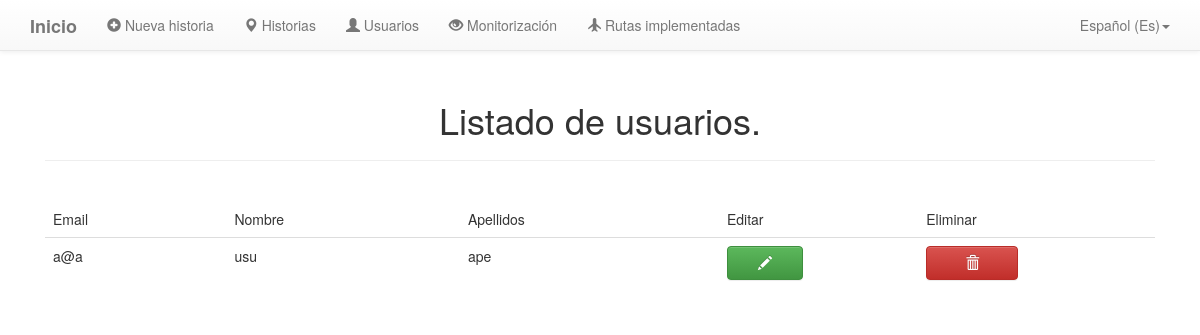
The page /usuarios on the database as committed earlier.
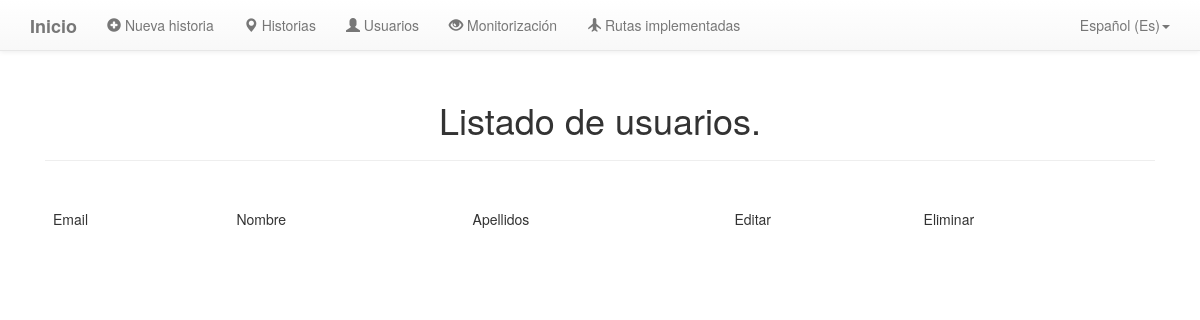
The same page on the database as committed later.
### tables this page shows
CREATE TABLE usuario (email TEXT PRIMARY KEY, nombre TEXT, apellidos TEXT, password TEXT, imagen BLOB);

### src/server/app.py (the view)
@app.route('/usuarios', methods=['GET'])
def get_gestionar_usuarios():
    con = sql.connect("database.db")
    con.row_factory = sql.Row
    cur = con.cursor()
    cur.execute("SELECT email, nombre, apellidos FROM usuario")
    rows = cur.fetchall();
    return render_template('gestionar_usuarios.html',rows = rows)

### src/server/templates/gestionar_usuarios.html (shortened to what this page needs)
{% extends 'base.html' %}
{% block content %}
<div class="container">
   <div class="col-md-12">
      <br><br><br><br>
      <h1 class="titulo">Listado de usuarios.</h1>
      <hr>
      <div class="tab-content">
         <br>
         <div id="see-users-tab" class="tab-pane fade in active">
            <table class="table table-hover" id="table-users">
               <thead>
                  <td>Email</td>
                  <td>Nombre</td>
                  <td>Apellidos</td>
                  <td>Editar</td>
                  <td>Eliminar</td>
               </thead>
               {% for row in rows %}
               <tr>
                  <td>{{row["email"]}}</td>
                  <td>{{row["nombre"]}}</td>
                  <td>{{row["apellidos"]}}</td>
                  <td><button class="btn btn-success col-md-5 edit-user-btn" id="{{row['email']}}" type="button" onclick="editarUsuario(this)"><span class="glyphicon glyphicon-pencil"></span></button></td>
                  <td><button class="btn btn-danger col-md-5 delete-user-btn" id="{{row['email']}}" type="button" onclick="eliminarUsuario(this)"><span class="glyphicon glyphicon-trash"></span></button></td>
               </tr>
               {% endfor %}
            </table>
         </div>
      </div>
   </div>
</div>
</body>
</html>
{% endblock %}

Rows that differ between the two databases and show on the page:
removed usuario: email "a@a", nombre "usu", apellidos "ape"
